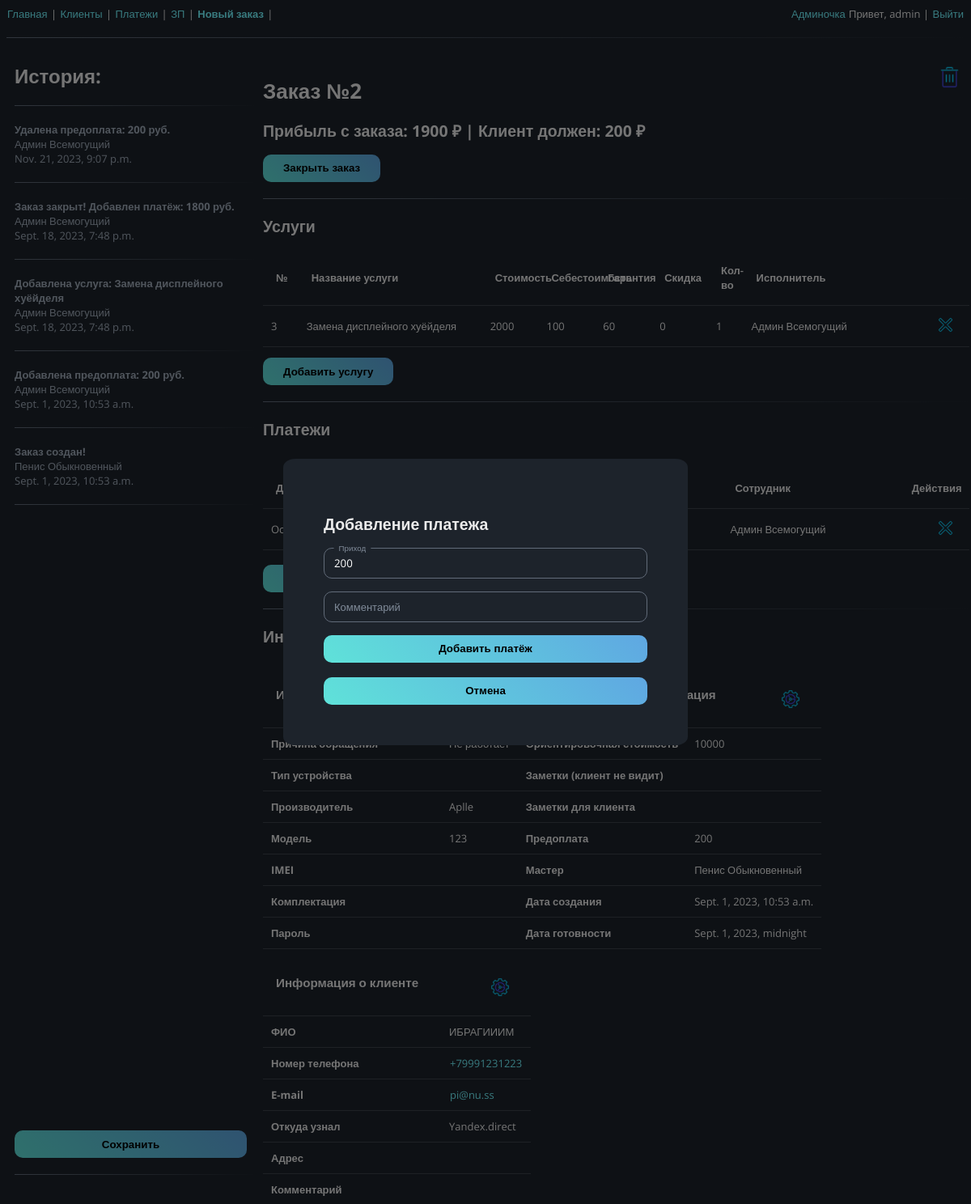
The app's page /order/2/close_order/ (signed in), older data.
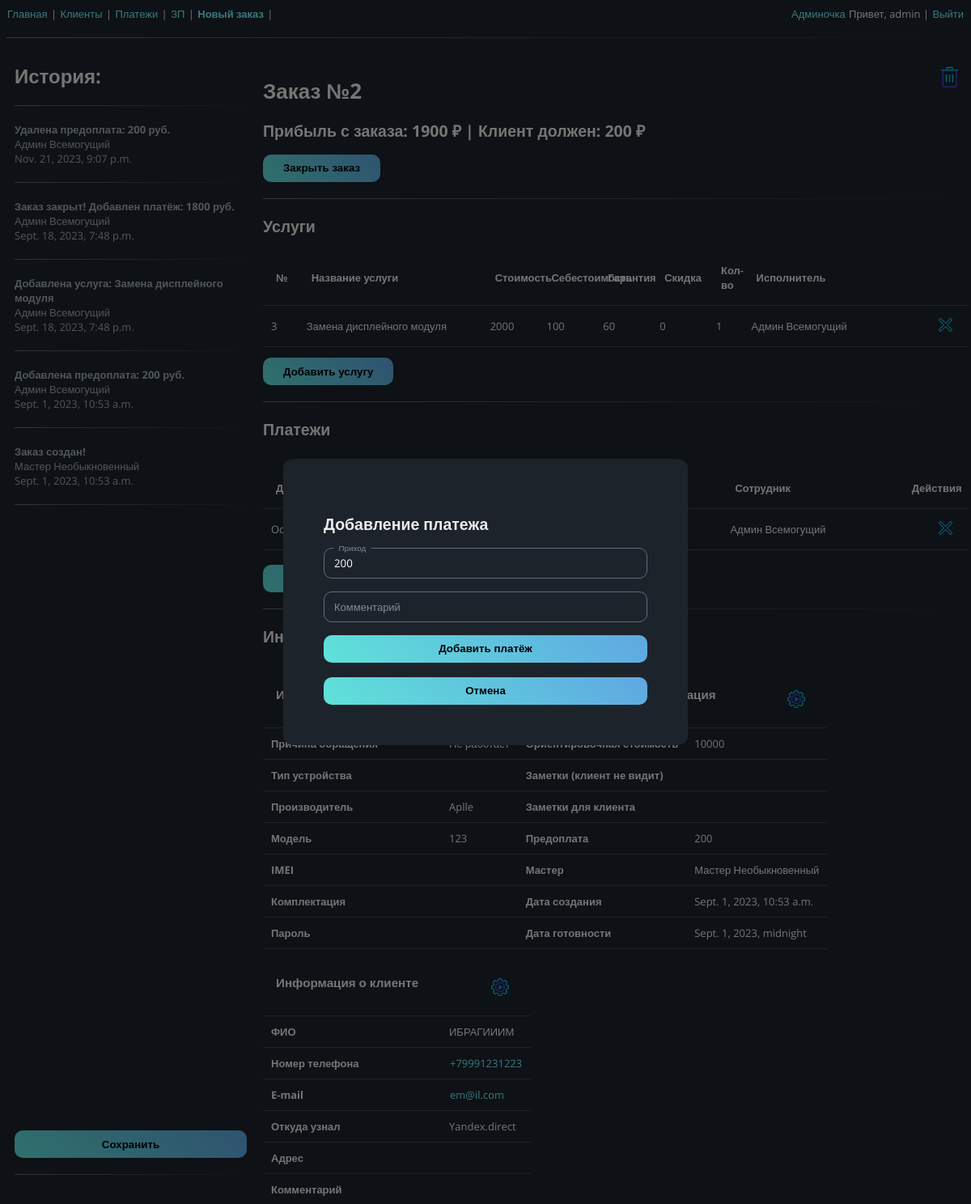
The same page, newer data.
### orders/models.py (models this page shows, shortened)
class OrderHistory(models.Model):
    order = models.ForeignKey(Order, on_delete=models.CASCADE, verbose_name='Заказ')
    employee = models.ForeignKey(Employees, on_delete=models.PROTECT, null=True, blank=True,
                                verbose_name='Исполнитель')
    date = models.DateTimeField(default=timezone.now)
    message = models.CharField(max_length=200, verbose_name='Сообщение')

class Works(models.Model):
    def get_absolute_url(self):
        return reverse('edit_work', kwargs={'order_id': self.order_id, 'work_id': self.pk})
    order = models.ForeignKey(Order, on_delete=models.CASCADE, verbose_name='Заказ')
    employee = models.ForeignKey(Employees, on_delete=models.PROTECT, null=True, blank=True,
                                verbose_name='Исполнитель')
    payment = models.ForeignKey(Payments, on_delete=models.SET_NULL, null=True, blank=True,
                                verbose_name='Платёж №')
    work = models.CharField(max_length=50, verbose_name='Название услуги')
    price = models.IntegerField(verbose_name='Стоимость')
    cost = models.IntegerField(default=0, blank=True, verbose_name='Себестоимость')
    guarantee = models.IntegerField(default=60, verbose_name='Гарантия')
    discount = models.IntegerField(default=0, blank=True, verbose_name='Скидка')
    quantity = models.IntegerField(default=1, verbose_name='Количество')
    paid_by_client = models.BooleanField(default=False, verbose_name='Оплачено клиентом')

class Order(models.Model):
    class Meta:
        verbose_name = 'Заказ'
        verbose_name_plural = 'Заказы'
        ordering = ['-pk']
    def get_finance_data(self):
        works = Works.objects.filter(order_id=self.pk)
        payments = Payments.objects.filter(order_id=self.pk)
        prepayments_sum, profit, price = 0, 0, 0
        for payment in payments:
            prepayments_sum += payment.income + payment.expense
        for work in works:
            work_price = (work.price - work.discount) * work.quantity
            price += work_price
            profit += work_price - (work.cost * work.quantity)
        client_debt = price - prepayments_sum
        finance_data = {'profit': profit, 'client_debt': client_debt}
        return finance_data
    def get_order_data(self):
        order_data = {}
        order_data['order'] = self
        order_data['client'] = order_data['order'].client
        order_data['works'] = Works.objects.filter(order_id=order_data['order'].pk)
        order_data['payments'] = Payments.objects.filter(order_id=order_data['order'].pk)
        order_data['history'] = OrderHistory.objects.filter(order_id=order_data['order'].pk).order_by('-pk')
        print('!!!!! ДАННЫЕ ИЗ БД !!!!!')
        cache.set_many({
            'order': order_data['order'],
            'client': order_data['client'],
            'works': order_data['works'],
            'payments': order_data['payments'],
            'history': order_data['history']
        })
        return order_data
    def get_order_data_cached(self):
        order_data_cached = {}
        order_data_cached['order'] = cache.get('order')
        order_data_cached['client'] = cache.get('client')
        order_data_cached['works'] = cache.get('works')
        order_data_cached['payments'] = cache.get('payments')
        order_data_cached['history'] = cache.get('history')
        print('!!!!! ДАННЫЕ ИЗ КЭША !!!!!')
        if not order_data_cached['order']:
            order_data_cached = self.get_order_data()
        return order_data_cached
    client = models.ForeignKey(Client, on_delete=models.PROTECT, verbose_name='Клиент')
    employee = models.ForeignKey(Employees, on_delete=models.PROTECT, null=True, blank=True,
                                verbose_name='Исполнитель')
    whats_broken = models.CharField(max_length=50, verbose_name='Неисправность')
    device_appearance = models.CharField(max_length=80, blank=True,
                                         default='', verbose_name='Состояние')
    device_type = models.CharField(max_length=20, blank=True, default='',
                                   verbose_name='Тип устройства')
    imei = models.CharField(max_length=20, blank=True, default='', verbose_name='IMEI/SN')
    device_brand = models.CharField(max_length=20, verbose_name='Производитель')
    device_model = models.CharField(max_length=20, verbose_name='Модель')
    device_kit = models.CharField(max_length=80, blank=True, default='',
                                  verbose_name='Комплектация')
    device_pass = models.CharField(max_length=20, blank=True, default='',
                                   verbose_name='Пароль')
    price = models.IntegerField(verbose_name='Орентировоная стоимость')
    note_hidden = models.CharField(max_length=150, blank=True, default='',
                                   verbose_name='Заметки клиент НЕ видит')
    note_client = models.CharField(max_length=150, blank=True, default='',
                                   verbose_name='Заметки клиент видит')
    prepayment = models.IntegerField(null=True, blank=True, verbose_name='Предоплата')
    profit = models.IntegerField(null=True, default=0, verbose_name='Профит')
    debt = models.IntegerField(null=True, default=0, verbose_name='Клиент должен')
    date_creation = models.DateTimeField(default=timezone.now, null=True, verbose_name='Дата создания')
    date_completion = models.DateTimeField(null=True, verbose_name='Дата готовности')
    in_work = models.BooleanField(default=True)

class Payments(models.Model):
    class Meta:
        verbose_name = 'Платеж'
        verbose_name_plural = 'Платежи'
        ordering = ['-pk']
    PAYMENT_REASONS = (
        ('PREPAYMENT', 'Предоплата'),
        ('ORDER_PAYMENT', 'Оплата заказа'),
        ('REFUND', 'Возврат предоплаты'),
        ('SALARY_PAYOUT', 'Выплата заработной платы'),
    )
    order = models.ForeignKey(Order, on_delete=models.CASCADE, null=True, blank=True,
                                verbose_name='Заказ')
    employee = models.ForeignKey(Employees, on_delete=models.PROTECT, null=True, blank=True,
                                verbose_name='Исполнитель')
    payment_reason = models.CharField(max_length=30, verbose_name='Тип платежа',
                                    choices=PAYMENT_REASONS)
    date_creation = models.DateTimeField(default=timezone.now, verbose_name='Дата платежа')
    income = models.IntegerField(null=True, default=0, verbose_name='Приход')
    expense = models.IntegerField(null=True, default=0, verbose_name='Расход')
    comment = models.CharField(max_length=30, verbose_name='Комментарий', blank=True, default='')

### users/models.py (models this page shows, shortened)
class Employees(AbstractUser):
    percent = models.IntegerField(verbose_name='Процент от заказа', default=50)
    earnings = models.IntegerField(default=0, verbose_name='Заработок с последней выплаты')

### clients/models.py (models this page shows, shortened)
class Client(models.Model):
    name = models.CharField(max_length=40, verbose_name='Имя')
    tel = models.CharField(max_length=15, verbose_name='Номер телефона')
    email = models.EmailField(blank=True, default='', verbose_name='E-mail')
    source = models.ForeignKey(ClientSource, on_delete=models.PROTECT,
                               null=True, blank=True, verbose_name='Источник')
    adress = models.CharField(max_length=150, blank=True, default='', verbose_name='Адрес')
    comment_client = models.CharField(max_length=50, blank=True, default='',
                                      verbose_name='Комментарий о клиенте')

class ClientSource(models.Model):
    source = models.CharField(max_length=30, default='', blank=True)
    def __str__(self):
        return self.source

### orders/views.py (the view, shortened to what this page needs)
# urls.py: path('order/<int:order_id>/close_order/', CloseOrder.as_view(), name='close_order'),
class CloseOrder(PermissionRequiredMixin, FormView):
    permission_required = 'orders.change_order'
    login_url = reverse_lazy('login')
    model = Payments
    template_name = 'add_payment.html'
    form_class = PaymentsIncomeForm
    def get_context_data(self, **kwargs: Any) -> Dict[str, Any]:
        order = Order.objects.get(pk=self.kwargs['order_id'])
        context = order.get_order_data_cached()
        context['form'] = super().get_form()
        context['form'].fields['income'].widget.attrs['readonly'] = True
        context['form'].initial={'income': order.get_finance_data()['client_debt']}
        return context

### orders/templates/add_payment.html (shortened to what this page needs)
{% extends "order.html" %}
{% block popup %}
<div class="popup open">
    <div class="popup__box">
        <h2>Добавление платежа</h2>
        <form method="POST">
            {% for field in form %}
            <div class="text-field text-field_floating">
                {{ field }}
                <label for="field.id_for_label" class="text-field__label">{{ field.label }}</label>
            </div>
            {% endfor %}
            <input class="button form_button" type="submit" value="Добавить платёж"><br>
            <input class="button form_button" type="button"
                onclick="window.location.href = '{% url 'order' order.pk %}';" value="Отмена">
        </form>
    </div>
</div>
{% endblock popup %}

### orders/templates/order.html (shortened to what the changed rows need)
{% extends "base.html" %}
{% load static %}
{% block content%}
<div class="order_containers">
    <div class="order_containers-history">
        <div class="scrollable">
        {% for message in history %}
            <div class="grey_text">
            <b>{{ message.message }}</b> <br>
            <font size="2">{{ message.employee.get_full_name }}</font> <br>
            <font size="2">{{ message.date }}</font>
            </div>
            <hr>
        {% endfor %}
        </div>
    </div>
    <div class="order_containers-content">
        {% if perms.orders.delete_order %}
            <button class="icon_button last">
                <a href="{% url 'delete_order' order.pk %}">
                </a>
            </button>
        {% endif %}
        {% block popup %} {% endblock popup %}
        <h1> Заказ №{{order.id}}  </h1>
        <h2> Прибыль с заказа:  {{order.get_finance_data.profit}} &#8381; |
        {% with client_debt=order.get_finance_data.client_debt %}
            {% if client_debt < 0 %}
                Клиент оплатил: {{client_debt|cut:"-"}} &#8381;  </h2>
            {% elif client_debt == 0 %}
                Заказ оплачен!  </h2>
            {% else %}
                Клиент должен: {{client_debt}} &#8381;  </h2>
            {% endif %}
        {% endwith %}
        {% if works %}
            <input class="button" type="button"
                onclick="window.location.href = '{% url 'close_order' order.id %}';"
                value="Закрыть заказ">
        {% endif %}
        <hr>
        <h2>Услуги</h2>
        <table class="full_width">
            <thead>
                <th width=5%>№</th>
                <th>Название услуги</th>
                <th width=8%>Стоимость</th>
                <th width=8%>Себестоимость</th>
                <th width=8%>Гарантия</th>
                <th width=8%>Скидка</th>
                <th width=5%>Кол-во</th>
                <th>Исполнитель</th>
                <th width=6%></th>
            </thead>
            {% for work in works %}
                <tr class="selectable"
                    onclick="document.location = '{{work.get_absolute_url}}';">
                    <td>{{ work.id }}</td>
                    <td>{{ work.work }}</td>
                    <td>{{ work.price }}</td>
                    <td>{{ work.cost }}</td>
                    <td>{{ work.guarantee }}</td>
                    <td>{{ work.discount }}</td>
                    <td>{{ work.quantity }}</td>
                    <td>{{ work.employee.get_full_name }}</td>
                    <td>
                    {% if perms.orders.delete_works %}
                        <button class="icon_button last">
                            <a href="{% url 'delete_work' work.order_id work.id %}">
                                <img src="{% static 'icons/delete.png' %}" height="25">
                            </a>
                        </button>
                    {% endif %}
                </tr>
            {% endfor %}
        </table>
        <p><input class="button" type="button" onclick="window.location.href = '{% url 'add_work' order.pk %}';" value="Добавить услугу"></p>
        <hr>
        <h2>Платежи</h2>
        <a name="payments"></a>
        <table border="0" class="full_width">
            <thead>
                <th width=30%>Дата</th>
                <th width=10%>Сумма</th>
                <th width=25%>Описание</th>
                <th width=25%>Сотрудник</th>
                <th width=10%>Действия</th>
            </thead>
            {% for payment in payments %}
                <tr>
                </tr>
            {% endfor %}
        </table>
        <br>
        <h2>Информация</h2>
        <div class="flexible_table_info">
            <div class="flexible_table_info-item">
                <table>
                    <thead>
                        <th colspan="2"><h3>Информация об устройстве</h3></th>
                    </thead>
                    <tbody>
                        <tr>
                            <td> <b> Производитель </b> </td>
                            <td> {{order.device_brand}} </td>
                        </tr>
                        <tr>
                            <td> <b> Модель </b> </td>
                            <td> {{order.device_model}} </td>
                        </tr>
                    </tbody>
                </table>
            </div>
            <div class="flexible_table_info-item">
                <table>
                    <thead>
                        <th colspan="2"> <h3>Дополнительная информация
                        {% if perms.orders.change_order %}
                            <button class="icon_button last">
                                <a href="{% url 'edit_order' order.pk %}">
                                </a>
                            </button>
                        {% endif %}</th>
                    </thead>
                    <tbody>
                        <tr>
                            <td> <b> Ориентировочная стоимость </b> </td>
                            <td> {{order.price}} </td>
                        </tr>
                        <tr>
                            <td> <b> Предоплата </b> </td>
                            <td> {{order.prepayment}} </td>
                        </tr>
                        <tr>
                            <td> <b> Мастер </b> </td>
                            <td> {{order.employee.get_full_name}} </td>
                        </tr>
                        <tr>
                            <tr>
                                <td> <b> Дата создания </b> </td>
                                <td> {{order.date_creation}} </td>
                            </tr>
                            <tr>
                            <td> <b> Дата готовности </b> </td>
                            <td> {{order.date_completion}} </td>
                        </tr>
                    </tbody>
                </table>
            </div>
            <div class="flexible_table_info-item">
                <table>
                    <thead>
                        <th colspan="2" align="left"><h3>Информация о клиенте
                            {% if perms.clients.change_client %}
                                <button class="icon_button last">
                                    <a href="{% url 'edit_client' client.pk %}?order_id={{order.pk}}">
                                    </a>
                                </button>
                            {% endif %}
                        </h3></th>
                    </thead>
                    <tbody>
                        <tr>
                            <td width="220"> <b>ФИО</b> </td>
                            <td>{{ client.name }}</td>
                        </tr>
                        <tr class="table_info">
                            <td> <a href="tel:{{client.tel}}">{{client.tel}}</a> </td>
                        </tr>
                        <tr>
                            <td> <a href="mailto:{{client.email}}">{{client.email}}</a> </td>
                        </tr>
                        <tr>
                            <td> <b> Откуда узнал </b> </td>
                            <td> {{client.source}} </td>
                        </tr>
                    </tbody>
                </table>
            </div>
        </div>
    </div>
</div>
{% endblock content %}

Row changes from the older to the newer data that the page shows:
changed OrderHistory: message "Добавлена услуга: Замена дисплейного хуёйделя" → "Добавлена услуга: Замена дисплейного модуля"
changed through a linked row, OrderHistory "Заказ создан!": employee.get_full_name "Пенис Обыкновенный" → "Мастер Необыкновенный"
changed through a linked row, Order "Aplle": employee.get_full_name "Пенис Обыкновенный" → "Мастер Необыкновенный"
changed Works "Админ Всемогущий": work "Замена дисплейного хуёйделя" → "Замена дисплейного модуля"
changed Client "ИБРАГИИИМ": email "pi@nu.ss" → "em@il.com"
